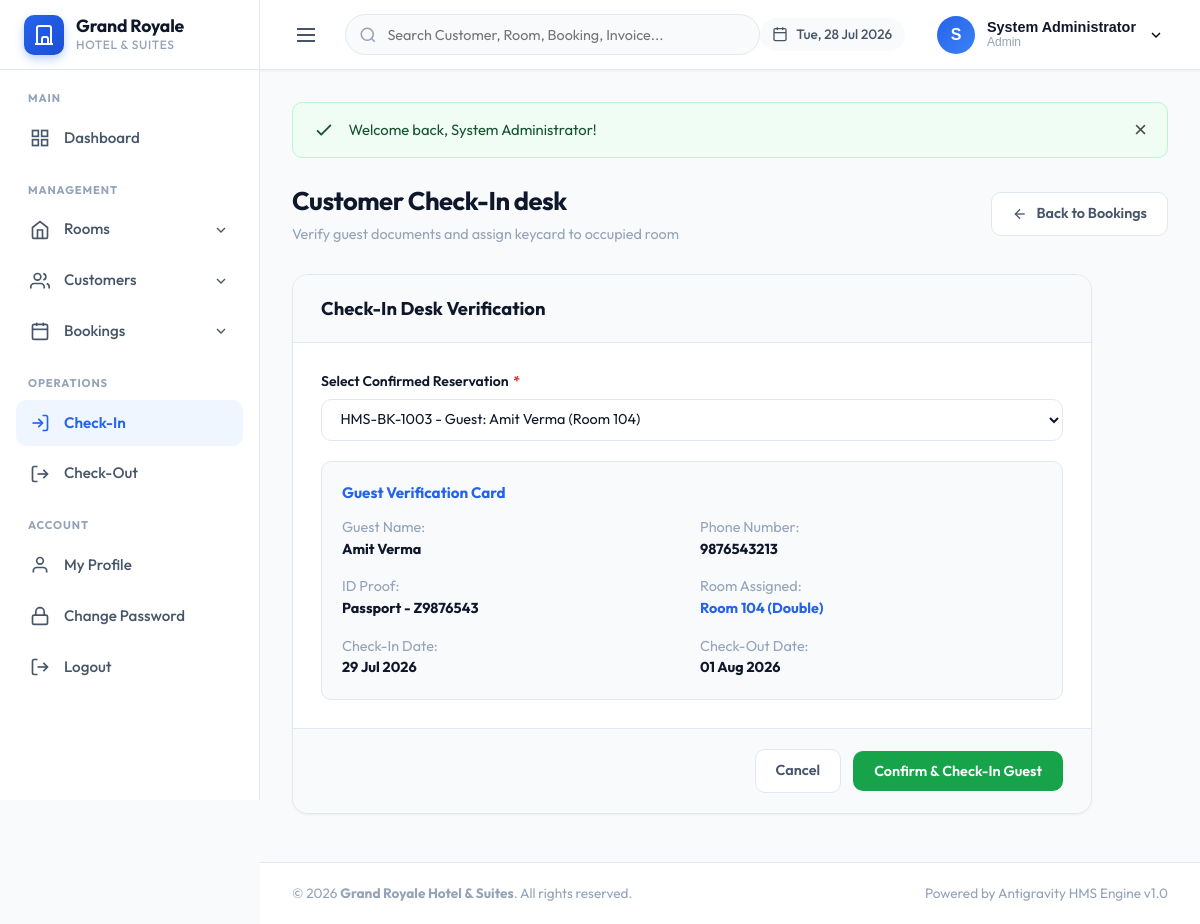
Page /checkin.php?booking_id=3 (signed in) on the committed database.
### tables this page shows
CREATE TABLE `bookings` (
  `id` INT AUTO_INCREMENT PRIMARY KEY,
  `booking_number` VARCHAR(30) NOT NULL UNIQUE,
  `customer_id` INT NOT NULL,
  `room_id` INT NOT NULL,
  `check_in_date` DATE NOT NULL,
  `check_out_date` DATE NOT NULL,
  `actual_check_in_time` DATETIME DEFAULT NULL,
  `actual_check_out_time` DATETIME DEFAULT NULL,
  `adults` INT DEFAULT 1,
  `children` INT DEFAULT 0,
  `special_requests` TEXT DEFAULT NULL,
  `booking_amount` DECIMAL(10, 2) NOT NULL,
  `advance_payment` DECIMAL(10, 2) DEFAULT 0.00,
  `balance_amount` DECIMAL(10, 2) NOT NULL,
  `payment_mode` ENUM('Cash', 'Card', 'UPI') DEFAULT 'Cash',
  `status` ENUM('Pending', 'Confirmed', 'Checked In', 'Completed', 'Cancelled') DEFAULT 'Confirmed',
  `created_at` DATETIME DEFAULT CURRENT_TIMESTAMP,
  FOREIGN KEY (`customer_id`) REFERENCES `customers`(`id`) ON DELETE CASCADE,
  FOREIGN KEY (`room_id`) REFERENCES `rooms`(`id`) ON DELETE CASCADE
);

CREATE TABLE `customers` (
  `id` INT AUTO_INCREMENT PRIMARY KEY,
  `full_name` VARCHAR(100) NOT NULL,
  `gender` ENUM('Male', 'Female', 'Other') NOT NULL,
  `dob` DATE DEFAULT NULL,
  `phone` VARCHAR(20) NOT NULL UNIQUE,
  `email` VARCHAR(100) DEFAULT NULL,
  `address` TEXT DEFAULT NULL,
  `city` VARCHAR(50) DEFAULT NULL,
  `state` VARCHAR(50) DEFAULT NULL,
  `country` VARCHAR(50) DEFAULT 'India',
  `id_proof_type` ENUM('Aadhar', 'PAN', 'Passport', 'Driving License') NOT NULL,
  `id_number` VARCHAR(50) NOT NULL,
  `photo` VARCHAR(255) DEFAULT NULL,
  `created_at` DATETIME DEFAULT CURRENT_TIMESTAMP
);

CREATE TABLE `rooms` (
  `id` INT AUTO_INCREMENT PRIMARY KEY,
  `room_number` VARCHAR(20) NOT NULL UNIQUE,
  `room_type` ENUM('Single', 'Double', 'Deluxe', 'Suite') NOT NULL,
  `ac_type` ENUM('AC', 'Non AC') NOT NULL,
  `floor_number` INT NOT NULL,
  `price_per_night` DECIMAL(10, 2) NOT NULL,
  `status` ENUM('Available', 'Booked', 'Occupied', 'Maintenance') DEFAULT 'Available',
  `image` VARCHAR(255) DEFAULT NULL,
  `created_at` DATETIME DEFAULT CURRENT_TIMESTAMP
);

### checkin.php (the view, shortened to what this page needs)
<?php
require_once __DIR__ . '/includes/db.php';
include __DIR__ . '/includes/header.php';
$bookingId = (int)($_GET['booking_id'] ?? 0);
$pendingBookings = $pdo->query("SELECT b.*, c.full_name as customer_name, c.phone as customer_phone, r.room_number, r.room_type
                                FROM bookings b
                                JOIN customers c ON b.customer_id = c.id
                                JOIN rooms r ON b.room_id = r.id
                                WHERE b.status = 'Confirmed'
                                ORDER BY b.check_in_date ASC")->fetchAll();
$selectedBooking = null;
if ($bookingId > 0) {
    $stmt = $pdo->prepare("SELECT b.*, c.full_name as customer_name, c.phone as customer_phone, c.id_proof_type, c.id_number, r.room_number, r.room_type, r.price_per_night
                           FROM bookings b
                           JOIN customers c ON b.customer_id = c.id
                           JOIN rooms r ON b.room_id = r.id
                           WHERE b.id = :id AND b.status = 'Confirmed'");
    $stmt->execute([':id' => $bookingId]);
    $selectedBooking = $stmt->fetch();
}
?>
<div class="page-header">
    <div>
        <h1 class="page-title">Customer Check-In desk</h1>
        <p class="page-subtitle">Verify guest documents and assign keycard to occupied room</p>
    </div>
    <div>
        <a href="view_bookings.php" class="btn btn-secondary">
            <svg width="16" height="16" viewBox="0 0 24 24" fill="none" stroke="currentColor" stroke-width="2"><line x1="19" y1="12" x2="5" y2="12"></line><polyline points="12 19 5 12 12 5"></polyline></svg>
            <span>Back to Bookings</span>
        </a>
    </div>
</div>
<div class="form-card fade-in" style="max-width: 800px;">
    <div class="form-header">
        <h3 class="form-title">Check-In Desk Verification</h3>
    </div>
    <form action="checkin.php" method="POST" class="needs-validation" novalidate>
        <div class="form-body">
            <div class="form-grid">
                <div class="col-12">
                    <div class="form-group">
                        <label class="form-label" for="booking_id">Select Confirmed Reservation <span class="required">*</span></label>
                        <select id="booking_id" name="booking_id" class="form-select" onchange="window.location.href='checkin.php?booking_id=' + this.value" required>
                            <?php foreach ($pendingBookings as $pb): ?>
                                <option value="<?= $pb['id'] ?>" <?= ($pb['id'] == $bookingId) ? 'selected' : '' ?>>
                                    <?= escape($pb['booking_number']) ?> - Guest: <?= escape($pb['customer_name']) ?> (Room <?= escape($pb['room_number']) ?>)
                                </option>
                            <?php endforeach; ?>
                        </select>
                    </div>
                </div>
                <?php if ($selectedBooking): ?>
                    <div class="col-12" style="background: var(--bg-main); border: 1px solid var(--border-color); border-radius: var(--radius-md); padding: 1.25rem;">
                        <h4 style="font-size: 0.95rem; font-weight: 700; color: var(--primary); margin-bottom: 0.75rem;">Guest Verification Card</h4>
                        <div style="display: grid; grid-template-columns: 1fr 1fr; gap: 1rem; font-size: 0.9rem;">
                            <div>
                                <span style="color:var(--text-muted);">Guest Name:</span><br>
                                <strong><?= escape($selectedBooking['customer_name']) ?></strong>
                            </div>
                            <div>
                                <span style="color:var(--text-muted);">Phone Number:</span><br>
                                <strong><?= escape($selectedBooking['customer_phone']) ?></strong>
                            </div>
                            <div>
                                <span style="color:var(--text-muted);">ID Proof:</span><br>
                                <strong><?= escape($selectedBooking['id_proof_type']) ?> - <?= escape($selectedBooking['id_number']) ?></strong>
                            </div>
                            <div>
                                <span style="color:var(--text-muted);">Room Assigned:</span><br>
                                <strong style="color:var(--primary);">Room <?= escape($selectedBooking['room_number']) ?> (<?= escape($selectedBooking['room_type']) ?>)</strong>
                            </div>
                            <div>
                                <span style="color:var(--text-muted);">Check-In Date:</span><br>
                                <strong><?= date('d M Y', strtotime($selectedBooking['check_in_date'])) ?></strong>
                            </div>
                            <div>
                                <span style="color:var(--text-muted);">Check-Out Date:</span><br>
                                <strong><?= date('d M Y', strtotime($selectedBooking['check_out_date'])) ?></strong>
                            </div>
                        </div>
                    </div>
                <?php endif; ?>
            </div>
        </div>
        <div class="form-footer">
            <a href="view_bookings.php" class="btn btn-secondary">Cancel</a>
            <button type="submit" class="btn btn-success" <?= (!$selectedBooking) ? 'disabled' : '' ?>>
                Confirm & Check-In Guest
            </button>
        </div>
    </form>
</div>
<?php include __DIR__ . '/includes/footer.php'; ?>

### css/style.css (style rules this page uses)
:root { --primary: #2563eb; --primary-hover: #1d4ed8; --primary-light: #eff6ff; --primary-border: #bfdbfe; --success: #16a34a; --success-hover: #15803d; --success-light: #f0fdf4; --success-border: #bbf7d0; --danger: #dc2626; --danger-hover: #b91c1c; --danger-light: #fef2f2; --danger-border: #fecaca; --warning: #f59e0b; --warning-hover: #d97706; --warning-light: #fffbeb; --warning-border: #fde68a; --info: #0284c7; --info-light: #f0f9ff; --bg-main: #f8fafc; --card-bg: #ffffff; --text-primary: #0f172a; --text-secondary: #475569; --text-muted: #94a3b8; --border-color: #e2e8f0; --border-light: #f1f5f9; --radius-sm: 6px; --radius-md: 10px; --radius-lg: 16px; --radius-full: 9999px; --shadow-sm: 0 1px 2px 0 rgba(0, 0, 0, 0.05); --shadow-md: 0 4px 6px -1px rgba(0, 0, 0, 0.1), 0 2px 4px -1px rgba(0, 0, 0, 0.06); --shadow-lg: 0 10px 15px -3px rgba(0, 0, 0, 0.1), 0 4px 6px -2px rgba(0, 0, 0, 0.05); --sidebar-width: 260px; --navbar-height: 70px; --transition-fast: 0.15s ease; --transition-normal: 0.25s ease; }
*, *::before, *::after { box-sizing: border-box; margin: 0; padding: 0; }
body { font-family: 'Outfit', -apple-system, BlinkMacSystemFont, "Segoe UI", Roboto, sans-serif; background-color: var(--bg-main); color: var(--text-primary); line-height: 1.5; font-size: 0.95rem; -webkit-font-smoothing: antialiased; }
a { color: var(--primary); text-decoration: none; transition: color var(--transition-fast); }
.page-header { display: flex; align-items: center; justify-content: space-between; margin-bottom: 1.75rem; flex-wrap: wrap; gap: 1rem; }
.page-title { font-size: 1.6rem; font-weight: 700; color: var(--text-primary); letter-spacing: -0.02em; }
.page-subtitle { font-size: 0.9rem; color: var(--text-muted); margin-top: 0.2rem; }
.btn { display: inline-flex; align-items: center; justify-content: center; gap: 0.5rem; padding: 0.65rem 1.25rem; font-family: inherit; font-size: 0.9rem; font-weight: 600; border-radius: var(--radius-md); border: 1px solid transparent; cursor: pointer; transition: all var(--transition-fast); text-decoration: none; white-space: nowrap; }
.btn-success { background-color: var(--success); color: #ffffff; }
.btn-secondary { background-color: #ffffff; color: var(--text-secondary); border-color: var(--border-color); }
.alert-icon { width: 22px; height: 22px; flex-shrink: 0; }
.fade-in { animation: fadeIn 0.3s ease-in-out; }

### css/forms.css (style rules this page uses)
.form-card { background: #ffffff; border: 1px solid var(--border-color); border-radius: var(--radius-lg); box-shadow: var(--shadow-sm); overflow: hidden; }
.form-header { padding: 1.25rem 1.75rem; border-bottom: 1px solid var(--border-color); background: var(--bg-main); display: flex; align-items: center; justify-content: space-between; }
.form-title { font-size: 1.15rem; font-weight: 700; color: var(--text-primary); }
.form-body { padding: 1.75rem; }
.form-grid { display: grid; grid-template-columns: repeat(12, 1fr); gap: 1.25rem; }
.col-12 { grid-column: span 12; }
.form-group { display: flex; flex-direction: column; }
.form-label { font-size: 0.875rem; font-weight: 600; color: var(--text-primary); margin-bottom: 0.4rem; }
.form-label .required { color: var(--danger); margin-left: 2px; }
.form-control, .form-select, .form-textarea { width: 100%; padding: 0.65rem 0.9rem; font-family: inherit; font-size: 0.9rem; color: var(--text-primary); background-color: #ffffff; border: 1px solid var(--border-color); border-radius: var(--radius-md); outline: none; transition: all var(--transition-fast); }
.form-footer { padding: 1.25rem 1.75rem; border-top: 1px solid var(--border-color); background: var(--bg-main); display: flex; align-items: center; justify-content: flex-end; gap: 0.75rem; }

### rows in the picture
bookings: customer.full_name "Amit Verma", customer.phone "9876543213", customer.id_proof_type "Passport", customer.id_number "Z9876543", room.room_number "104", room.room_type "Double", check_in_date "29 Jul 2026", check_out_date "01 Aug 2026"

### other values in the picture
substr($user['full_name'], 0, 1) "S"
$user['full_name'] "System Administrator"
$user['role'] "Admin"
$msg "Welcome back, System Administrator!"
form field booking_id "HMS-BK-1003 - Guest: Amit Verma (Room 104)"
